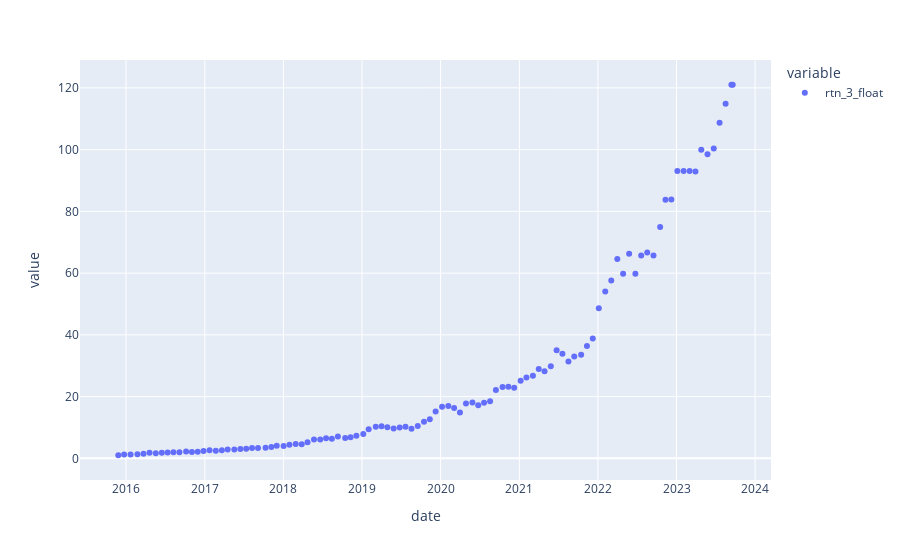

Notebook code for this chart:
### Code cell
(
    df_result_opt['rtn_3_float']
    +1
).cumprod().plot(kind="scatter")
